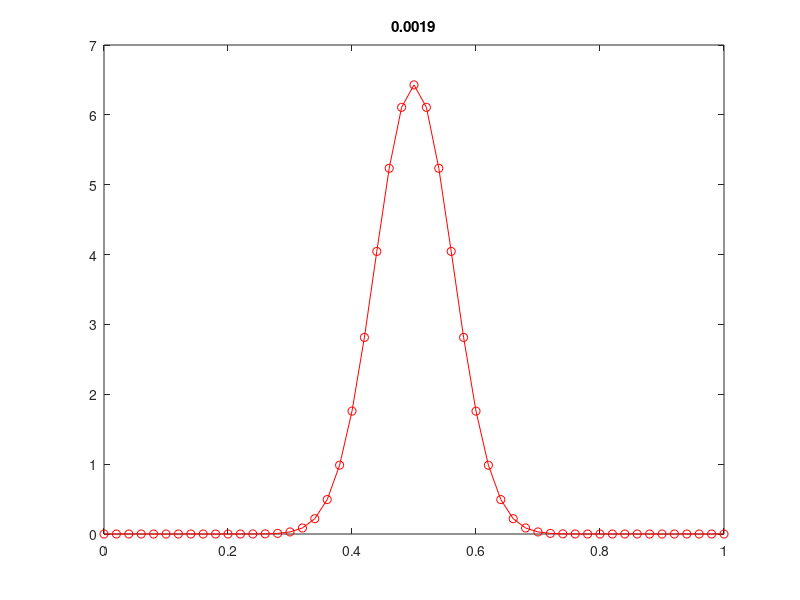

Reproduce this figure in MATLAB.
clear

kappa=1;   % thermal conductivity
tau=1e-4;  % time-step
h=0.02;    % spatial-step

% Extent of the system
x=0:h:1;
m=length(x);

% Matrix for the second-derivative term
D=-2*eye(m);
D=D+diag(ones(m-1,1),+1);
D=D+diag(ones(m-1,1),-1);
D=D*kappa*tau/(h*h);

% Boundary conditions (Dirichlet; i.e. constant value)
D(1,:)=0;
D(m,:)=0;

% The update matrix
A=eye(m) + D;

% Initial conditions
temp=zeros(m,1);
temp(round(m/2))=1/h;

time=0;
while (time<=0.002)
    plot(x,temp,'ro-')   % plot the temperature
    title(time)          % display current time
    pause(0.5)

    time=time+tau;   % update the time
    temp=A*temp;     % update the temperature
end
